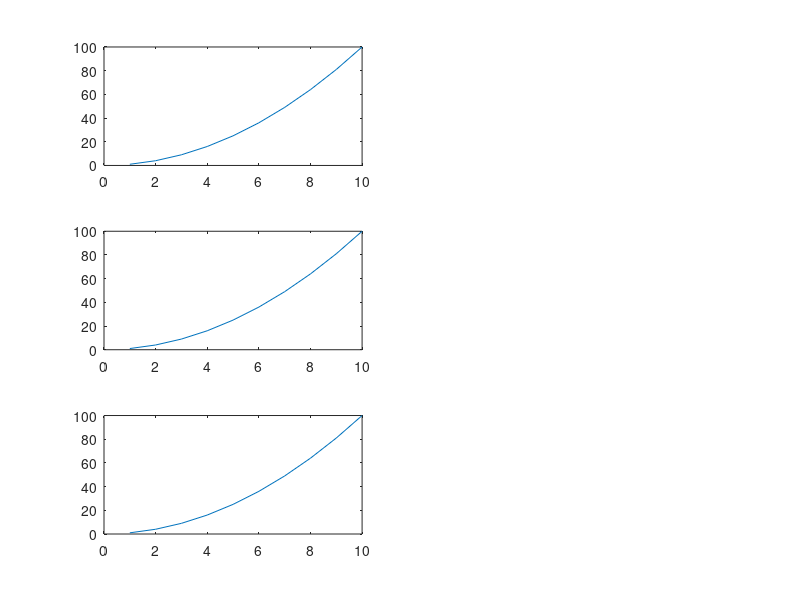

This figure's MATLAB source: (Note: this script raises an error after producing the figure.)
load tempfileWS
figure
subplot(3,2,1);
plot((1:10).^2)
subplot(3,2,3);
plot((1:10).^2)
subplot(3,2,5);
plot((1:10).^2)
possuperaxes=[0.1 0.1 0.35 0.8];
suplabel('Population growth','y',possuperaxes)
suplabel('Right label','yy',possuperaxes)
suplabel('Years','x',possuperaxes)
% The three panels of the right have a common xlabel, ylabel and
% right ylabel
subplot(3,2,2);
plot((1:10).^2)
subplot(3,2,4);
plot((1:10).^2)
subplot(3,2,6);
plot((1:10).^2)
possuperaxes=[0.55 0.1 0.3 0.8];
suplabel('Population growth 2','y',possuperaxes)
suplabel('Right label','yy',possuperaxes)
suplabel('Months','x',possuperaxes)
close all
save tempfileWS